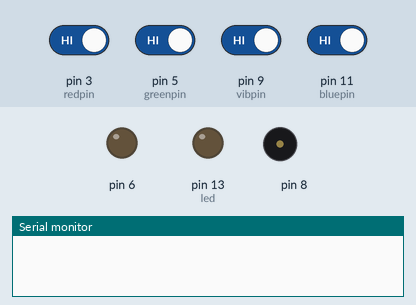
Simulated run of this sketch. Board: Arduino Uno, built with avr-gcc and run on an emulated ATmega328P. On the bench: output pins drawn as LEDs (lit = HIGH), buzzer (waves = sounding), the last lines printed to the serial monitor. The test bench sets the inputs (shaded band); at power-on: pin 3 (redpin), pin 5 (greenpin), pin 9 (vibpin), pin 11 (bluepin) HIGH.

Above: at 1.2 s.
1.3 s: pin 3 (redpin) driven LOW
At 1.7 s:
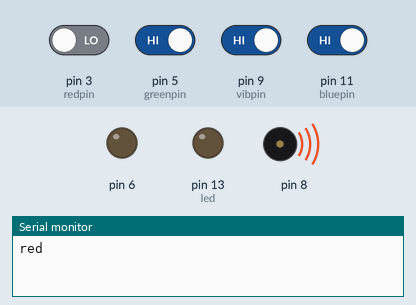
4.3 s: pin 3 (redpin) driven HIGH and pin 9 (vibpin) driven LOW
At 4.59 s:
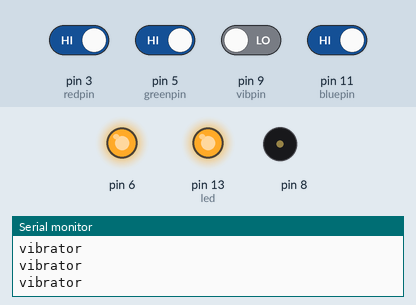
7.3 s: pin 9 (vibpin) driven HIGH
At 7.7 s:
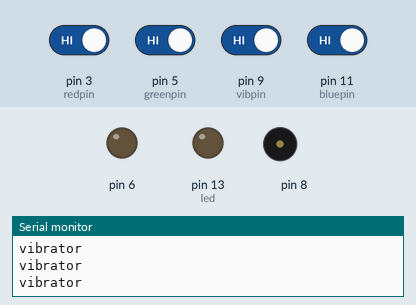
8.8 s: pin 5 (greenpin) driven LOW
At 9.2 s:
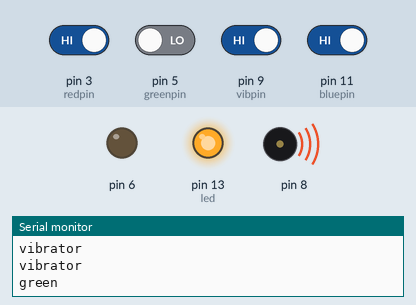
11.8 s: pin 5 (greenpin) driven HIGH
At 13.1 s:
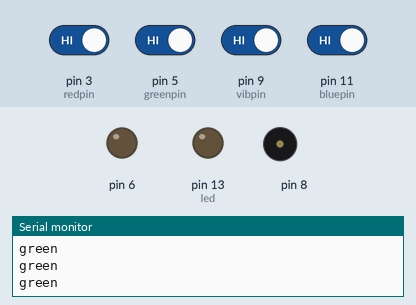
13.4 s: pin 11 (bluepin) driven LOW
At 13.8 s:
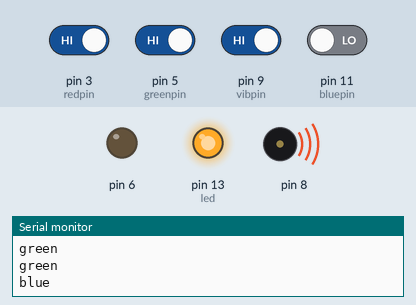
Timing chart, 0 to 17.4 s (numbered marks = the images above; inputs shaded):
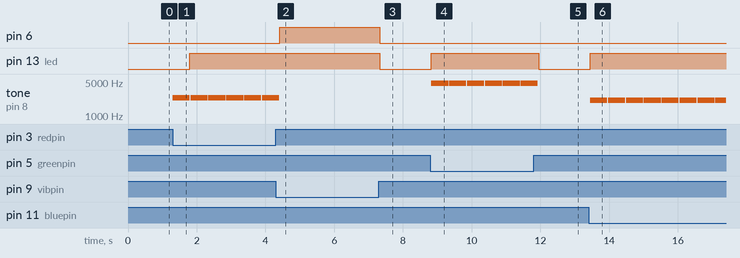

The sketch:

colorsensor.ino
```cpp
// Pick analog outputs, for the UNO these three work well
// use ~560  ohm resistor between Red & Blue, ~1K for green (its brighter)
#define redpin 3
#define greenpin 5
#define bluepin 11
#define vibpin 9
#define led 13
#include "notes.h"
// for a common anode LED, connect the common pin to +5V
// for common cathode, connect the common to ground
#define PAUSE 0
#define QN 1000
#define DEN 750
#define EN 500
#define SN 250

int play1[] = {NOTE_D7};
int play1_time[] = {EN};//For RED
int play2[] = {NOTE_C7};
int play2_time[] = {EN};//FOR BLUE
int play3[] = {NOTE_D8};
int play3_time[] = {EN};//FOR GREEN
int play4[] = {NOTE_G1};

int rstate=0;
int gstate=0;
int bstate=0;
int vibstate=0;

void setup() {
  Serial.begin(9600);
  pinMode(led,OUTPUT);
  // use these three pins to drive an LED
  pinMode(redpin, INPUT);
  pinMode(greenpin, INPUT);
  pinMode(bluepin, INPUT);
  pinMode(8,OUTPUT);
  pinMode(6,OUTPUT);}
  // thanks PhilB for this gamma table!
  // it helps convert RGB colors to what humans see


void loop() {
  rstate = digitalRead(redpin);
  gstate = digitalRead(greenpin);
  bstate = digitalRead(bluepin);
  vibstate = digitalRead(vibpin);

  // check if the pushbutton is pressed. If it is, the buttonState is HIGH:
  if (rstate == LOW) {
    // turn LED on:
    Serial.println("red");
    play_piece(8, play1, play1_time, sizeof(play1)/sizeof(play1[0]));
    digitalWrite(led, HIGH);
    delay(20);
    }


  else if (gstate == LOW) {
    // turn LED on:
    digitalWrite(led, HIGH);
    Serial.println("green");
    play_piece(8, play3, play3_time, sizeof(play3)/sizeof(play3[0]));
    delay(20);
  }

   else if (bstate == LOW) {
    // turn LED on:
    digitalWrite(led, HIGH);
    Serial.println("blue");
    play_piece(8, play2, play2_time, sizeof(play2)/sizeof(play2[0]));
    delay(20);
  }

   else if (vibstate == LOW) {
    // turn VIBRATOR on:
    digitalWrite(led, HIGH);
    Serial.println("vibrator");
    digitalWrite(6,64); //64,127,191,255
    delay(50);
    digitalWrite(6,LOW);

  }

  else {
    // turn LED off:
    digitalWrite(led, LOW);
    delay(100);

  }


}


void play_piece(int pin, int *melody, int *duration, int length) {
  for (int i = 0; i < length; ++i) {
    tone(pin, melody[i], duration[i]);
    delay(duration[i]);}}
/*
int inPin = 2;         // the number of the input pin
int outPin = 13;       // the number of the output pin

int state = HIGH;      // the current state of the output pin
int reading;           // the current reading from the input pin
int previous = LOW;    // the previous reading from the input pin

// the follow variables are long's because the time, measured in miliseconds,
// will quickly become a bigger number than can be stored in an int.
long time = 0;         // the last time the output pin was toggled
long debounce = 200;   // the debounce time, increase if the output flickers

void setup()
{
  pinMode(inPin, INPUT);
  pinMode(outPin, OUTPUT);
}

void loop()
{
  reading = digitalRead(inPin);

  // if the input just went from LOW and HIGH and we've waited long enough
  // to ignore any noise on the circuit, toggle the output pin and remember
  // the time
  if (reading == HIGH && previous == LOW && millis() - time > debounce) {
    if (state == HIGH)
      state = LOW;
    else
      state = HIGH;

    time = millis();
  }

  digitalWrite(outPin, state);

  previous = reading;
}*/
```

notes.h
```cpp
/**********************************************************************
 * Public Constants from https://www.arduino.cc/en/Tutorial/toneMelody
 **********************************************************************/


#define NOTE_B0  31
#define NOTE_C1  33
#define NOTE_CS1 35
#define NOTE_D1  37
#define NOTE_DS1 39
#define NOTE_E1  41
#define NOTE_F1  44
#define NOTE_FS1 46
#define NOTE_G1  49
#define NOTE_GS1 52
#define NOTE_A1  55
#define NOTE_AS1 58
#define NOTE_B1  62
#define NOTE_C2  65
#define NOTE_CS2 69
#define NOTE_D2  73
#define NOTE_DS2 78
#define NOTE_E2  82
#define NOTE_F2  87
#define NOTE_FS2 93
#define NOTE_G2  98
#define NOTE_GS2 104
#define NOTE_A2  110
#define NOTE_AS2 117
#define NOTE_B2  123
#define NOTE_C3  131
#define NOTE_CS3 139
#define NOTE_D3  147
#define NOTE_DS3 156
#define NOTE_E3  165
#define NOTE_F3  175
#define NOTE_FS3 185
#define NOTE_G3  196
#define NOTE_GS3 208
#define NOTE_A3  220
#define NOTE_AS3 233
#define NOTE_B3  247
#define NOTE_C4  262
#define NOTE_CS4 277
#define NOTE_D4  294
#define NOTE_DS4 311
#define NOTE_E4  330
#define NOTE_F4  349
#define NOTE_FS4 370
#define NOTE_G4  392
#define NOTE_GS4 415
#define NOTE_A4  440
#define NOTE_AS4 466
#define NOTE_B4  494
#define NOTE_C5  523
#define NOTE_CS5 554
#define NOTE_D5  587
#define NOTE_DS5 622
#define NOTE_E5  659
#define NOTE_F5  698
#define NOTE_FS5 740
#define NOTE_G5  784
#define NOTE_GS5 831
#define NOTE_A5  880
#define NOTE_AS5 932
#define NOTE_B5  988
#define NOTE_C6  1047
#define NOTE_CS6 1109
#define NOTE_D6  1175
#define NOTE_DS6 1245
#define NOTE_E6  1319
#define NOTE_F6  1397
#define NOTE_FS6 1480
#define NOTE_G6  1568
#define NOTE_GS6 1661
#define NOTE_A6  1760
#define NOTE_AS6 1865
#define NOTE_B6  1976
#define NOTE_C7  2093
#define NOTE_CS7 2217
#define NOTE_D7  2349
#define NOTE_DS7 2489
#define NOTE_E7  2637
#define NOTE_F7  2794
#define NOTE_FS7 2960
#define NOTE_G7  3136
#define NOTE_GS7 3322
#define NOTE_A7  3520
#define NOTE_AS7 3729
#define NOTE_B7  3951
#define NOTE_C8  4186
#define NOTE_CS8 4435
#define NOTE_D8  4699
#define NOTE_DS8 4978
```

Measured:
- after the input at 1.3 s, pin 13 (led): LOW → HIGH after 0.50 s; tone on pin 8: alternates 2349 Hz for 0.50 s and silent for 0.02 s, starting at once
- after the input at 4.3 s, pin 6: LOW → HIGH after 0.12 s; tone on pin 8: goes on until 4.4 s, then stays silent
- after the input at 7.3 s, pin 6, pin 13 (led): HIGH → LOW at once
- after the input at 8.8 s, pin 13 (led): LOW → HIGH at once; tone on pin 8: alternates 4699 Hz for 0.50 s and silent for 0.02 s, starting at once
- after the input at 11.8 s, pin 13 (led): HIGH → LOW after 0.15 s; tone on pin 8: goes on until 11.9 s, then stays silent
- after the input at 13.4 s, pin 13 (led): LOW → HIGH after 0.05 s; tone on pin 8: alternates 2093 Hz for 0.50 s and silent for 0.02 s, starting after 0.05 s
